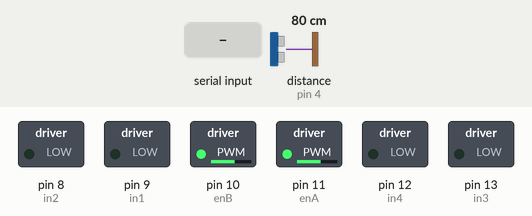
The sketch below on a simulated Arduino Uno, built with avr-gcc and run on an emulated ATmega328P. Shown: switched loads named in the sketch (green lamp = pin HIGH). Wiring (inferred from the names in the program): ultrasonic range finder: trigger pin 5; echo pin 4. The inputs (shaded band) are chosen by the test bench; at power-on: distance to the obstacle (sensor on pin 4) 80 cm. The echo pulse lasts 58.3 µs per cm; pins used as bus, display or sensor lines are not drawn; what the sketch prints to the serial monitor is not drawn.

Above: at 1.2 s.
1.3 s: "90,45\n" received over Serial
At 2.5 s:
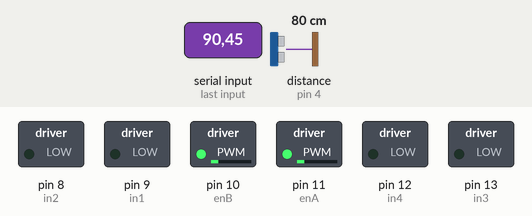
2.8 s: "90\n" received over Serial
At 3.4 s:
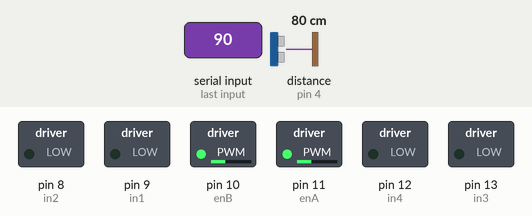
4.3 s: "200\n" received over Serial
At 5.4 s:
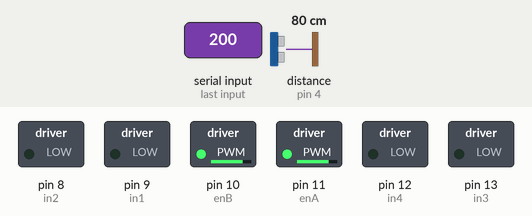
5.8 s: "30,150\n" received over Serial
At 6.2 s:
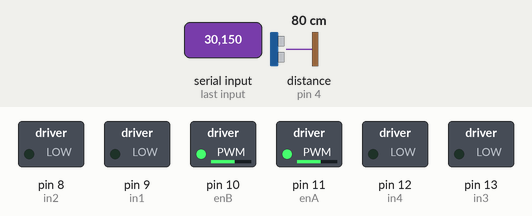
Timing chart, 0 to 8.3 s (numbered marks = the images above; inputs shaded):
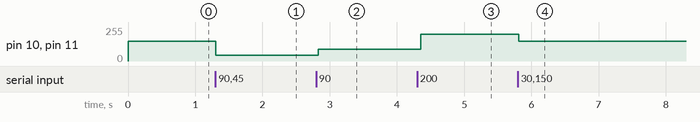

The sketch:

main.ino
```cpp
//codice da caricare sulla scheda di controllo Arduino
//variabili sensore ultrasuoni
int triggerPort = 5;
int echoPort = 4;
long duration=0;

//Motore sx
int in1 = 9;
int in2 = 8;
int enA = 11;
//Motore dx
int in3 = 13;
int in4 = 12;
int enB = 10;

//variabili dei motori
enum Motore { DX, SX };
int command = 0;
int pre_command = 0;
//velocita' iniziale
int speed = 150;
//comandi direzionali
#define STOP 0
#define AVANTI 1
#define DESTRA 2
#define SINISTRA 3
#define INDIETRO 4

//inizializzazione dei componenti
void setup() {
  //inizializzazione seriale
  Serial.begin( 9600 );
  //inizializzazione sensore ultrasuoni
  pinMode( triggerPort, OUTPUT );
  pinMode( echoPort, INPUT );
  //inizializzazione motore sx
  pinMode(in1, OUTPUT);
  pinMode(in2, OUTPUT);
  pinMode(enA, OUTPUT);
  //inizializzazione motore dx
  pinMode(in3, OUTPUT);
  pinMode(in4, OUTPUT);
  pinMode(enB, OUTPUT);
  //impostazione velocita' iniziale
  analogWrite(enA, speed);
  analogWrite(enB, speed);
}

//esecuzione dei metodi
void loop() {
  //esecuzione delle misurazioni
  ultrasuoni();

}

//########### implementazione dei metodi ##########

//metodo che viene eseguito quando si verifica un interrupt
void serialEvent() {
  //si controlla la presenza di caratteri sulla porta seriale
  while (Serial.available() > 0) {
    //nota: disabilitare il fine linea dal monitor seriale
    //lettura dei caratteri e conversione in valore intero
    command = Serial.parseInt();
    //codifica del comando letto per effettuare l'azione
    //corrispondente sui motori
    switch (command) {

      case STOP: //0
        setMotorCfg(SX, LOW, LOW);
        setMotorCfg(DX, LOW, LOW);
        break;

      case AVANTI: //1
        setMotorCfg(SX, HIGH, LOW);
        setMotorCfg(DX, HIGH, LOW);
        break;

      case DESTRA: //2
        setMotorCfg(SX, HIGH, LOW);
        setMotorCfg(DX, LOW, HIGH);//rotazione antioraria
        break;

      case SINISTRA: //3
        setMotorCfg(SX, LOW, HIGH);//rotazione antioraria
        setMotorCfg(DX, HIGH, LOW);
        break;

      case INDIETRO: //4
        setMotorCfg(SX, LOW, HIGH);
        setMotorCfg(DX, LOW, HIGH);
        break;

       default:
         if(command >4 && command <256){
          //se command non e' un numero compreso tra
          //0 e 4 allora non e' un comand direzionale
          //ma la velocita' di rotazione dei motori
          //pre_command reimposta i motori con il comando
          //direzionale precedente (funzione di aggiornamento)
            setSpeed(command, pre_command);
          }

    }//switch
    if(command>=0 && command <=4)
    //command e' un comando direzionale
       pre_command = command;
       //la variabile pre_command contiene
       //il comando appena codificato
  }//while
}//serialEvent()

//metodo che effettua una serie di misurazioni ripetute,
//tramite il sensore ultrasuoni, per determinare la
//distanza tra il robot ed un eventuale ostacolo
void ultrasuoni() {
   //porta bassa l'uscita del trigger
  digitalWrite( triggerPort, LOW );
  //invia un impulso di 10microsec su trigger
  digitalWrite( triggerPort, HIGH );
  delayMicroseconds( 10 );
  digitalWrite( triggerPort, LOW );
  //misura della distanza
  duration = pulseIn( echoPort, HIGH );
  //verifica se il segnale e' fuori portata
  if( duration < 38000 ){
    //si stampa su seriale la misura della distanza
    ///non ancora convertita in metri) se corretta
    Serial.println( duration );
  }
  //tempo di attesa necessario a garantire il
  //corretto funzionamento del sensore
  delay(60);
}//ultrasuoni()

//metodo che imposta il verso di rotazione dei motori dx e sx
void setMotorCfg(Motore m, int value1, int value2) {
  //utilizzo dell'enumerazione che si riferisce al motore
  //per applicare il comando direzionale, agendo sui
  //rispettivi pin di interesse
  if (m == SX) {
    digitalWrite(in1, value1);
    digitalWrite(in2, value2);
  }
  else {
    digitalWrite(in3, value1);
    digitalWrite(in4, value2);
  }
}//setMotorCfg(Motore,int,int)

//metodo che imposta la velocita' di rotazione dei motori
void setSpeed(int speed, int pre_command){
  //imposta la velocita' sul motore SX
  analogWrite(enA, speed);
  //imposta la velocita' sul motore DX
  analogWrite(enB, speed);
  //esecuzione del comando
  switch (pre_command) {

     case STOP:
        setMotorCfg(SX,LOW,LOW);
        setMotorCfg(DX,LOW,LOW);
        break;

      case AVANTI:
       setMotorCfg(SX,HIGH,LOW);
       setMotorCfg(DX,HIGH,LOW);
       break;

      case DESTRA:
        setMotorCfg(SX,HIGH,LOW);
        setMotorCfg(DX,LOW,HIGH);
        break;

      case SINISTRA:
        setMotorCfg(SX,LOW,HIGH);
        setMotorCfg(DX,HIGH,LOW);
        break;

      case INDIETRO:
        setMotorCfg(SX,LOW,HIGH);
        setMotorCfg(DX,LOW,HIGH);
        break;

      default:
       ;
  }//switch
}//setSpeed(int,int)
```

Measured:
- after the input at 1.3 s, pin 10 (enB), pin 11 (enA): 150/255 → 45/255 at once
- after the input at 2.8 s, pin 10 (enB), pin 11 (enA): 45/255 → 90/255 at once
- after the input at 4.3 s, pin 10 (enB), pin 11 (enA): 90/255 → 200/255 after 0.05 s
- after the input at 5.8 s, pin 10 (enB), pin 11 (enA): 200/255 → 150/255 at once
